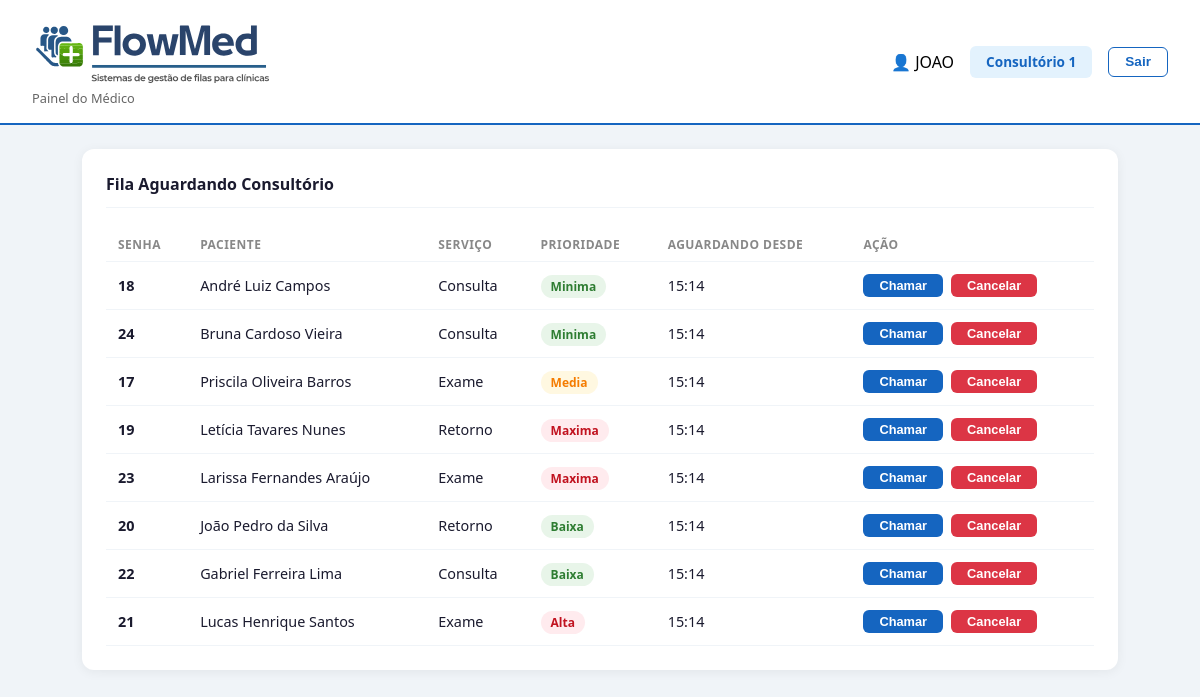
/consultorio/ (signed in), run on an earlier commit of the app's database.
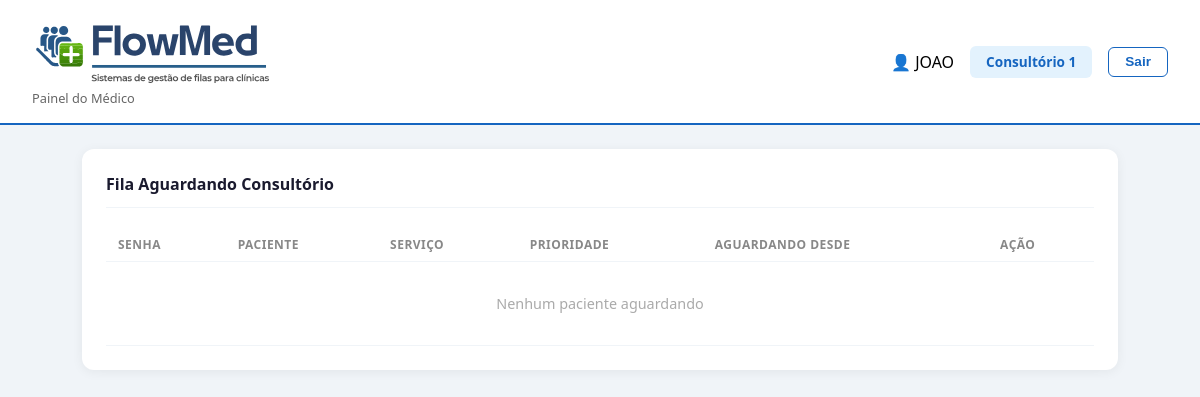
And on a later commit of the database.
### atendimento_app/models.py (models this page shows, shortened)
class Senha(models.Model):
    TIPO_SERVICO_CHOICES = [
        ('consulta', 'Consulta'),
        ('exame', 'Exame'),
        ('retorno', 'Retorno'),
    ]
    PRIORIDADE_CHOICES=[
        ('minima', 'Minima'),
        ('baixa', 'Baixa'),
        ('media', 'Media'),
        ('alta', 'Alta'),
        ('maxima', 'Maxima')
    ]
    STATUS_CHOICES =[
        ('aguardando_recepcao', 'Aguardando Recepção'),
        ('aguardando_consultorio', 'Aguardando Consultório'),
        ('chamado', 'Chamado'),
        ('atendido', 'Atendido'),
        ('cancelado', 'Cancelado'),
    ]
    nome_paciente = models.CharField(max_length=100, unique=False)
    consultorio = models.ForeignKey(Consultorio, on_delete=models.SET_NULL, null=True, blank=True)
    numero = models.PositiveBigIntegerField(unique=True, editable=False)
    tipo_servico = models.CharField(max_length=20, choices=TIPO_SERVICO_CHOICES)
    prioridade = models.CharField(max_length=20, choices=PRIORIDADE_CHOICES, default='media')
    status = models.CharField(max_length=30, choices=STATUS_CHOICES, default='aguardando_recepcao')
    criado_em = models.DateTimeField(auto_now_add=True)
    chamado_recepcao = models.DateTimeField(null=True,blank=True)
    chamado_consultorio = models.DateTimeField(null=True,blank=True)
    finalizado_em= models.DateTimeField(null=True, blank=True)
    class Meta:
        verbose_name = 'Senha'
        verbose_name_plural = 'Senhas'
        ordering = ['-prioridade', 'criado_em']

### atendimento_app/views.py (the view)
# urls.py: path('consultorio/', views.painel_consultorio, name='painel_consultorio'),
@login_required
def painel_consultorio(request):
    try:
        if request.user.perfil.tipo != 'medico':
            return redirect('atendimento_app:painel_recepcao')
    except Perfil.DoesNotExist:
        return redirect('/admin/')
    consultorio = request.user.perfil.consultorio
    senhas_aguardando = Senha.objects.filter(
        status='aguardando_consultorio',
        consultorio=consultorio
    )
    senha_atual = Senha.objects.filter(
        status='chamado',
        consultorio=consultorio
    ).order_by('-chamado_consultorio').first()
    contexto ={
        'senhas_aguardando':senhas_aguardando,
        'senha_atual':senha_atual,
        'consultorio': consultorio
    }
    return render(request, 'painel_consultorio.html', contexto)

### atendimento_app/models.py (called while the page is built)
    def __str__(self):
        return self.nome

### atendimento_app/templates/painel_consultorio.html (shortened to what this page needs)
{% load static %}
<!DOCTYPE html>
<html lang="pt-br">
<head>
  <link rel="stylesheet" href="{% static 'css/painel_consultorio.css' %}">
</head>
<body data-consultorio-id="{{ consultorio.id }}" data-csrf="{{ csrf_token }}">
<header>
  <div class="header-left">
    <div class="card-img">
      <img src="{% static 'images/FlowMed.svg' %}" alt="FlowMed" width=240" >
      <small>Painel do Médico</small>
    </div>
  </div>
  <div class="header-right">
    <span class="usuario-badge">👤 {{ request.user.get_full_name|default:request.user.username }}</span>
    <span class="consultorio-badge">{{ consultorio }}</span>
    <form method="POST" action="{% url 'atendimento_app:logout' %}">
      <button type="submit" class="btn-logout">Sair</button>
    </form>
  </div>
</header>
<div class="container">
  <div class="card">
    <h2>Fila Aguardando Consultório</h2>
    <table>
      <thead>
        <tr>
          <th>Senha</th>
          <th>Paciente</th>
          <th>Serviço</th>
          <th>Prioridade</th>
          <th>Aguardando desde</th>
          <th>Ação</th>
        </tr>
      </thead>
      <tbody>
        {% for senha in senhas_aguardando %}
        <tr>
          <td><strong>{{ senha.numero }}</strong></td>
          <td>{{ senha.nome_paciente }}</td>
          <td>{{ senha.get_tipo_servico_display }}</td>
          <td>
            <span class="badge badge-{{ senha.prioridade }}">
              {{ senha.get_prioridade_display }}
            </span>
          </td>
          <td>{{ senha.chamado_recepcao|time:"H:i" }}</td>
          <td>
  <div class="acoes">
    <form method="POST" action="{% url 'atendimento_app:chamar_consultorio' senha.id %}">
      <button type="submit" class="btn-chamar">Chamar</button>
    </form>
    <form method="POST" action="{% url 'atendimento_app:cancelar_senha' senha.id %}">
      <button type="submit" class="btn-cancelar">Cancelar</button>
    </form>
  </div>
</td>
        </tr>
        {% empty %}
        <tr>
          <td colspan="6" class="empty">Nenhum paciente aguardando</td>
        </tr>
        {% endfor %}
      </tbody>
    </table>
  </div>
</div>
</body>
</html>

What changed in the data, as far as the page shows it:
no longer on this page (row edited): Senha: numero "18", nome_paciente "André Luiz Campos", tipo_servico "Consulta", prioridade "Minima", chamado_recepcao "15:14"
no longer on this page (row edited): Senha: numero "24", nome_paciente "Bruna Cardoso Vieira", tipo_servico "Consulta", prioridade "Minima", chamado_recepcao "15:14"
no longer on this page (row edited): Senha: numero "17", nome_paciente "Priscila Oliveira Barros", tipo_servico "Exame", prioridade "Media", chamado_recepcao "15:14"
no longer on this page (row edited): Senha: numero "19", nome_paciente "Letícia Tavares Nunes", tipo_servico "Retorno", prioridade "Maxima", chamado_recepcao "15:14"
no longer on this page (row edited): Senha: numero "23", nome_paciente "Larissa Fernandes Araújo", tipo_servico "Exame", prioridade "Maxima", chamado_recepcao "15:14"
no longer on this page (row edited): Senha: numero "20", nome_paciente "João Pedro da Silva", tipo_servico "Retorno", prioridade "Baixa", chamado_recepcao "15:14"
no longer on this page (row edited): Senha: numero "22", nome_paciente "Gabriel Ferreira Lima", tipo_servico "Consulta", prioridade "Baixa", chamado_recepcao "15:14"
no longer on this page (row edited): Senha: numero "21", nome_paciente "Lucas Henrique Santos", tipo_servico "Exame", prioridade "Alta", chamado_recepcao "15:14"
Also different on the page:
text now shown: "Nenhum paciente aguardando"
